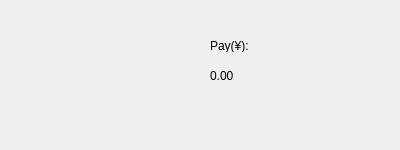
<?xml version="1.0" encoding="UTF-8"?>
<ui version="4.0">
 <class>PayMessageBox</class>
 <widget class="QWidget" name="PayMessageBox">
  <property name="geometry">
   <rect>
    <x>0</x>
    <y>0</y>
    <width>400</width>
    <height>150</height>
   </rect>
  </property>
  <property name="minimumSize">
   <size>
    <width>400</width>
    <height>150</height>
   </size>
  </property>
  <property name="windowTitle">
   <string>Pay</string>
  </property>
  <widget class="QWidget" name="widget" native="true">
   <property name="geometry">
    <rect>
     <x>30</x>
     <y>9</y>
     <width>120</width>
     <height>120</height>
    </rect>
   </property>
   <property name="styleSheet">
    <string notr="true">background-image: url(:/resources/icon/pay.png)</string>
   </property>
  </widget>
  <widget class="QLabel" name="label">
   <property name="geometry">
    <rect>
     <x>210</x>
     <y>40</y>
     <width>54</width>
     <height>12</height>
    </rect>
   </property>
   <property name="text">
    <string>Pay(¥): </string>
   </property>
  </widget>
  <widget class="QLabel" name="fare">
   <property name="geometry">
    <rect>
     <x>210</x>
     <y>70</y>
     <width>54</width>
     <height>12</height>
    </rect>
   </property>
   <property name="text">
    <string>0.00</string>
   </property>
  </widget>
 </widget>
 <resources/>
 <connections/>
</ui>
